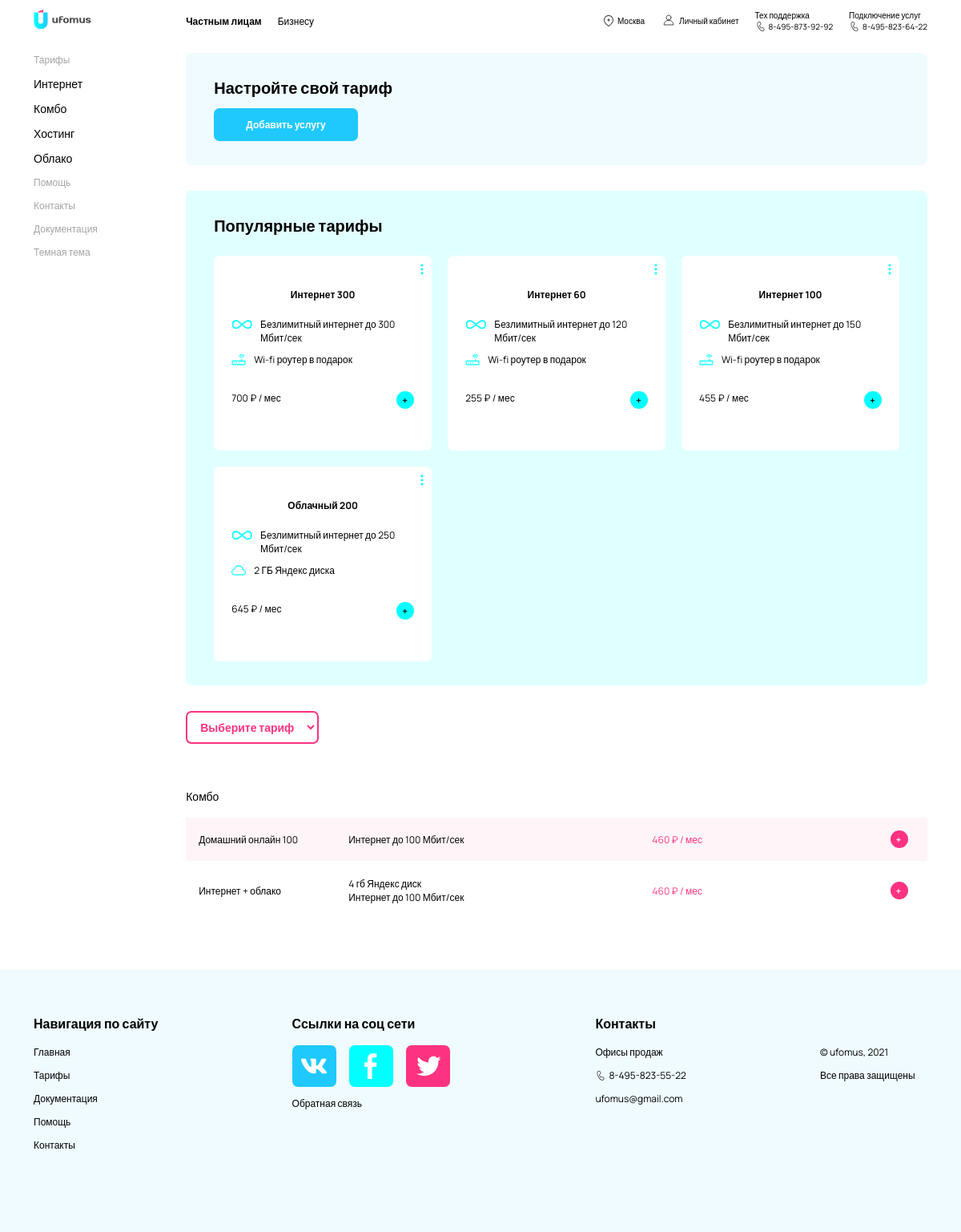
The app's page /tariffs.php with its own data.
### tables this page shows
CREATE TABLE `tariff` (
  `tariff_id` int(11) NOT NULL,
  `tariff_name` varchar(32) DEFAULT NULL,
  `category` varchar(20) DEFAULT NULL,
  `cost_per_mounth` decimal(19,4) DEFAULT NULL,
  `status` varchar(20) DEFAULT NULL,
  `promotion_id` int(11) DEFAULT NULL,
  `tariff_type` varchar(32) DEFAULT NULL
);

CREATE TABLE `tariff_service` (
  `tariff_service_id` int(11) NOT NULL,
  `service_category` varchar(64) DEFAULT NULL,
  `service_description` varchar(255) DEFAULT NULL,
  `limit_GB` int(11) DEFAULT NULL,
  `equipment_model_id` int(11) DEFAULT NULL,
  `tariff_id` int(11) DEFAULT NULL,
  `overlimit_traffic_cost` decimal(19,4) DEFAULT 0.0000
);

### tariffs.php (called while the page is built, shortened)
<?php
    require_once("assets/libs/api.php");
    require_once("assets/libs/usertype.php");
    $data = new Data();
    $api = new Api();
    $data->header = "all from tariffs";
    $tariffs = $api->request($data);
    $data->header = "all from tariff services";
    $tariff_services = $api->request($data);
    include("assets/templates/pages/main_tariffs.php");
    include("assets/templates/html.php");
?>

### assets/libs/usertype.php (called while the page is built, shortened)
<?php
    $usertype = "Частным лицам";
?>

### assets/libs/api.php (called while the page is built, shortened)
<?php
    require_once("database.php");
    class Api {
        public function request($data) {
            global $pdo;
            switch($data->header) {
                case "all from tariffs":
                    $sql = "SELECT * FROM tariff WHERE tariff.status = 'Действующий'";
                    $query = $pdo->prepare($sql);
                    $query->execute();
                    $result = $query->fetchAll(PDO::FETCH_ASSOC);
                    $response["header"] = "tariffs";
                    foreach($result as $table) {
                        $response ["items"][] = array(
                            "ID тарифа" => $table["tariff_id"],
                            "Название" => $table["tariff_name"],
                            "Категория" => $table["category"],
                            "Стоимость" => $table["cost_per_mounth"],
                            "Тип" => $table["tariff_type"]
                        );
                    }
                break;
                case "all from tariff services":
                    $sql = "SELECT * FROM tariff_service";
                    $query = $pdo->prepare($sql);
                    $query->execute();
                    $result = $query->fetchAll(PDO::FETCH_ASSOC);
                    $response["header"] = "tariff services";
                    foreach($result as $table) {
                        $response ["items"][] = array(
                            "ID услуги" => $table["tariff_service_id"],
                            "Описание" => $table["service_description"],
                            "Категория" => $table["service_category"],
                            "ID тарифа" => $table["tariff_id"]
                        );
                    }
                break;
            }
            return $response;
        }
    }
?>

### assets/templates/pages/main_tariffs.php (the view, shortened to what this page needs)
<main>
    <section id="create-tariff" class="fulscreen-bg section pr-l-blue <?php if($usertype == "Бизнесу"): ?> hidden <?php endif; ?> ">
        <?php if(!empty($_POST["service-des1"])): ?>
            <h2>Настройте свой тариф</h2>
            <p class="message">Спасибо, мы получили Вашу заявку! Оператор перезвонит Вам в ближайшее рабочее время.</p>
        <?php else: ?>
        <section class="grid-grid">
            <form class="no-color-changes">
                <h2>Настройте свой тариф</h2>
                <button id="show-all" class="pr-blue">Добавить услугу</button>
            </form>
        </section>
        <?php endif; ?>
    </section>
    <section id="popular-tariffs" class="section fulscreen-bg pr-l-aq">
        <h2>Популярные тарифы</h2>
        <ul class="section-insides">
            <li class="card to-grey">
                <button>
                </button>
                <h5>Интернет 300</h5>
                <ul>
                    <li>
                        <span> Безлимитный интернет до 300 Мбит/сек </span>
                    </li>
                    <li>
                        <span> Wi-fi роутер в подарок </span>
                    </li>
                </ul>
                <figure>
                    <span> 700 ₽ / мес  </span>
                    <button class="add pr-aq ">
                        <span>+</span>
                    </button>
                </figure>
            </li>
            <li class="card to-grey">
                <button>
                </button>
                <h5>Интернет 60</h5>
                <ul>
                    <li>
                        <span> Безлимитный интернет до 120 Мбит/сек </span>
                    </li>
                    <li>
                        <span> Wi-fi роутер в подарок </span>
                    </li>
                </ul>
                <figure>
                    <span> 255 ₽ / мес  </span>
                    <button class="add pr-aq">
                        <span>+</span>
                    </button>
                </figure>
            </li>
            <li class="card to-grey">
                <button>
                </button>
                <h5>Интернет 100</h5>
                <ul>
                    <li>
                        <span> Безлимитный интернет до 150 Мбит/сек </span>
                    </li>
                    <li>
                        <span> Wi-fi роутер в подарок </span>
                    </li>
                </ul>
                <figure>
                    <span> 455 ₽ / мес  </span>
                    <button class="add pr-aq">
                        <span>+</span>
                    </button>
                </figure>
            </li>
            <li class="card to-grey">
                <button>
                </button>
                <h5>Облачный 200</h5>
                <ul>
                    <li>
                        <span> Безлимитный интернет до 250 Мбит/сек </span>
                    </li>
                    <li>
                        <span> 2 ГБ Яндекс диска </span>
                    </li>
                </ul>
                <figure>
                    <span> 645 ₽ / мес  </span>
                    <button class="add pr-aq">
                        <span>+</span>
                    </button>
                </figure>
            </li>
        </ul>
    </section>
    <section class="section">
        <a name="Выбор_тарифа">
        <form action="" method="post" class="no-color-changes" id="tariff-cat">
            <select class="select" name="category" id="cat">
                <option value="">Выберите тариф</option>
            </select>
        </form>
        </a>
        <ul class="tariff-plans">
            <p class="ul-heading">Комбо</p>
            <?php foreach($tariffs["items"] as $row):?>
                <?php if($row["Категория"] == "Комбо"): ?>
                <li class="pr-l-pink">
                    <p><?= $row["Название"] ?></p>
                    <ul>
                        <?php foreach($tariff_services["items"] as $item):?>
                        <?php if($row["ID тарифа"] == $item["ID тарифа"]):?>
                        <li><?= $item["Описание"] ?> </li>
                        <?php endif; ?>
                        <?php endforeach; ?>
                    </ul>
                    <span class="cost"><?= intval($row["Стоимость"]) ?> ₽ / мес  </span>
                    <button class="add pr-mag">
                        <span>+</span>
                    </button>
                </li>
                <?php endif; ?>
            <?php endforeach; ?>
        </ul>
    </section>
</main>

### assets/css/style.css (style rules this page uses)
* { padding: 0;margin: 0;border:0; box-sizing: border-box; }
*, *:before, *:after { box-sizing: border-box; }
a { display: block; }
a, a:visited, a:hover { text-decoration: none;color:inherit; }
ul li { list-style: none; }
input,button,textarea, select { font-family:inherit;font-size:inherit; color:inherit }
button { background-color:transparent; }
a, button { cursor: pointer; }
html, body { height: 100%;width: 100%; }
body { font-family: 'Manrope', sans-serif; font-size: 12px; }
.pr-blue { background-color: #1FC9FD; }
.pr-aq { background-color: #00FFFF; }
.pr-mag { background-color: #FD3381; }
.pr-l-pink { background-color: #FFF5F9; }
.pr-l-blue, .cta-form .select.pr-l-blue { background-color: #EFFBFF; }
.pr-l-aq { background-color: #E0FFFF; }
h1, h2 { font-size: 20px; }
h5 { font-size: 12px; }
button { font-weight: 600; border-radius: 7px; }
main { display: flex; flex-direction: column; width: 100%; }
button { align-items: center; font: 600 12px 'Manrope', sans-serif; }
form button, .adds button { padding: 12px 40px; }
form .select { padding: 8px 12px; font-size: 14px; border: 2px solid #FD3381; border-radius: 7px; color: #FD3381; font-weight: 600; background-color: transparent; }
.section { display: flex; flex-direction: column; margin-bottom: 32px; }
.section-insides { margin-top: 24px; }
.fulscreen-bg { padding: 30px 35px; border-radius: 7px; }
.card { border-radius: 7px; }
.add { font-weight: 600; border-radius: 50%; width: 22px; height: 22px; }
.add span { margin-top: -2px; margin-right: 1px; display: inline-block; text-align: center; vertical-align: middle; }
.ul-heading { margin-bottom: 17px; font-size: 14px; }
#popular-tariffs > ul { display: grid; grid-gap: 20px; grid-template-columns: repeat(auto-fill, minmax(200px, auto) ); }
#popular-tariffs > ul > li { position: relative; background-color: #fff; padding: 40px 22px 22px 22px; display: flex; flex-direction: column; align-items: center; }
#popular-tariffs .card ul { margin: 20px 0; }
#popular-tariffs .card ul li { display: flex; margin-bottom: 10px; }
#popular-tariffs .card button svg { position: absolute; top: 10px; right: 10px; }
#popular-tariffs .card ul li svg { width: 18px; height: 18px; margin-right: 10px; }
#popular-tariffs .card ul li:first-child svg { width: 30px; }
#popular-tariffs .card figure { width: 100%; display: flex; justify-content: space-between; margin-bottom: 30px; }
.tariff-plans > li:nth-child(odd) { background-color: #fff; }
.tariff-plans > li { display: grid; padding: 16px; grid-template-columns: 167px auto auto 30px; grid-gap: 20px; align-items: center; }
.tariff-plans > li { margin-bottom: 4px; }
.tariff-plans .add span { margin-right: 2px; color:#fff; }
.tariff-plans span.cost { color:#FD3381; }
#create-tariff .grid-grid { display: grid; grid-gap: 20px; grid-template-columns: repeat(auto-fit, 400px ); }
#show-all { margin-top: 12px; }
#create-tariff form button { color:#fff; }

### records on screen
tariff: tariff_name "Домашний онлайн 100", cost_per_mounth "460"
tariff_service: service_description "Интернет до 100 Мбит/сек"
tariff: tariff_name "Интернет + облако", cost_per_mounth "460"
tariff_service: service_description "4 гб Яндекс диск"
tariff_service: service_description "Интернет до 100 Мбит/сек"
